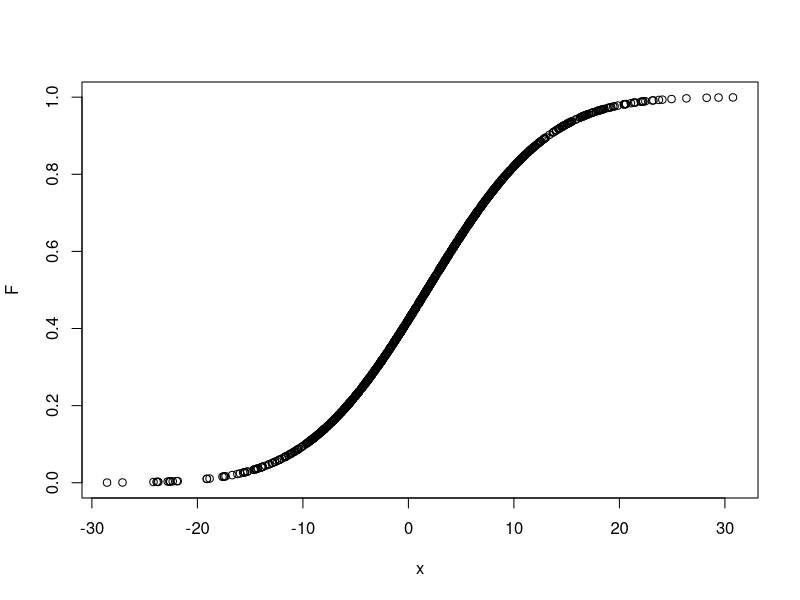
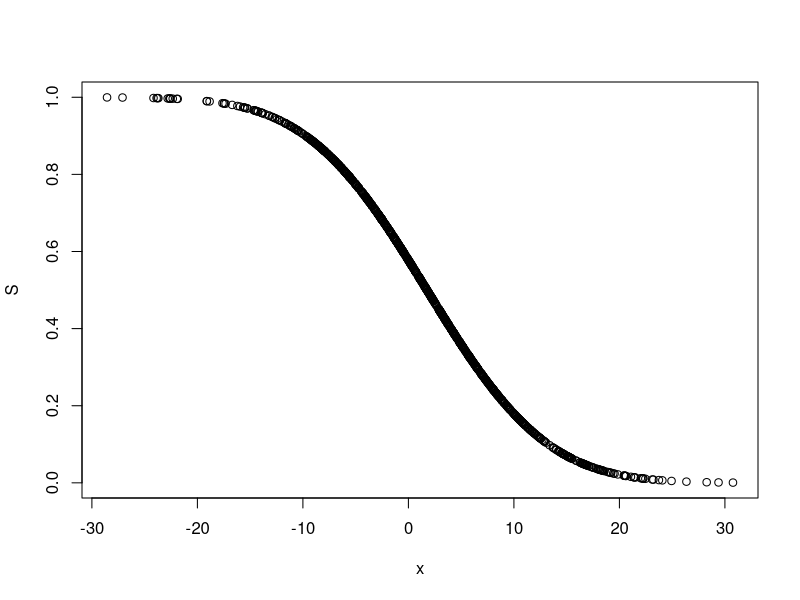
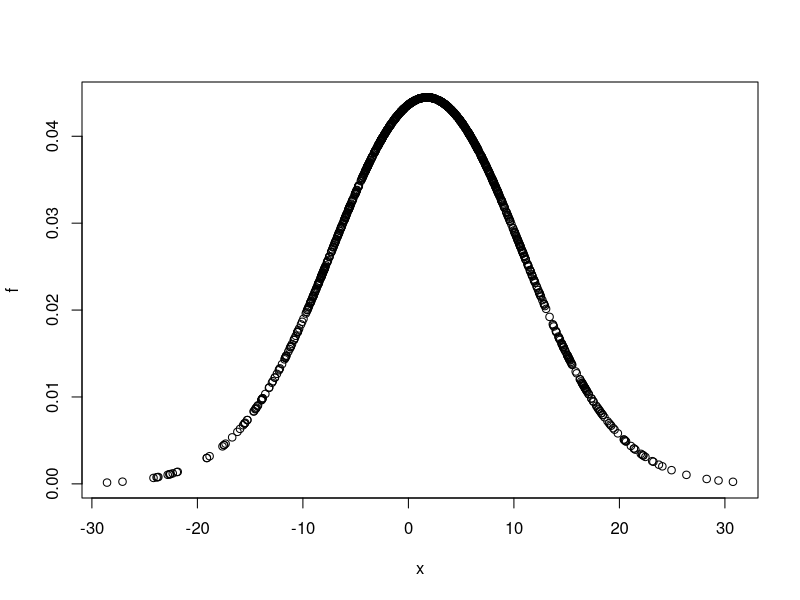

These figures' R source, in order:

#Calculating Maximum likelihood estimator then draw the graph of cdf, pdf, S(t)

set.seed(1234) 
x <- rnorm(1000, mean = 2, sd =9)

normal.log.lik<-function(theta){
mu<-theta[1]
sigma<-theta[2]
n=length(x)

log.lik <-  sum(dnorm(x, mean = mu, sd = sigma, log = TRUE))    # Calculate the log-likelihood
  
  return(-log.lik)  #     Return the negative log-likelihood (to minimize)
}

MLE<-optim(c(mu=mean(x),sigma=sd(x)),normal.log.lik)
MLE$par

mu<- 1.757
sigma<- 8.971


F <- pnorm(x,mu,sigma,lower.tail=TRUE, log.p=FALSE)
f <- dnorm(x,mu,sigma,log=FALSE)
S <- 1-F
plot(x,F)
plot(x,S)
plot(x,f)

################ B10 life of weibull dist @@@@@@@@@@@@@@@@@@

beta <- 1.02
alfa <- 2364

B.10 <- alfa*((-log(1-0.1))^(1/beta))



################ MTTF of weibull dist @@@@@@@@@@@@@@@@@@

MTTF <- alfa*gamma(1+1/beta)



